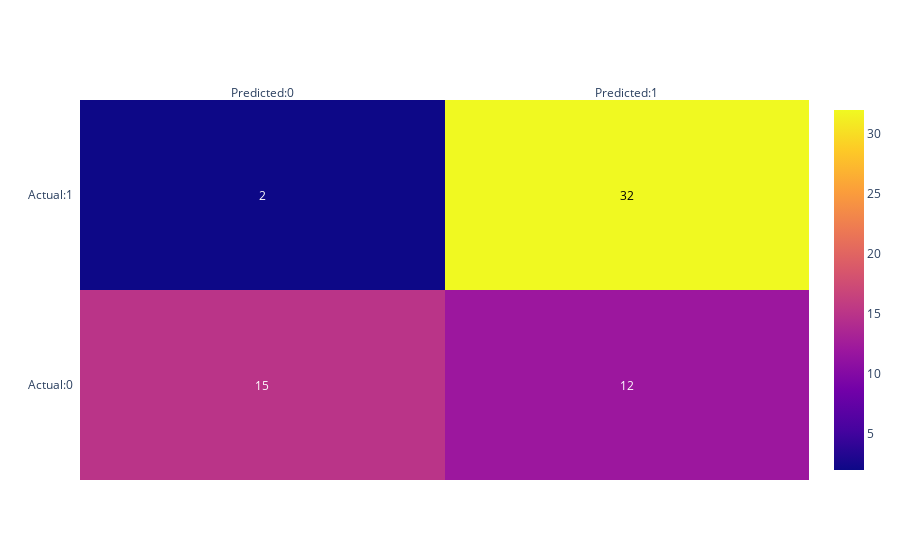

The code cell stored with this chart in its notebook:
### Code cell
pred_test = list(map(round, yhat_test))
conf = confusion_matrix(y_test, pred_test)
conf_matrix=pd.DataFrame(data=conf,columns=['Predicted:0','Predicted:1'],index=['Actual:0','Actual:1'])
fig = ff.create_annotated_heatmap(conf, x=['Predicted:0','Predicted:1'],y= ['Actual:0','Actual:1'],showscale=True)
fig.show()
print("test accuracy:",accuracy_score(y_test,pred_test))
print("TPR:", recall_score(y_test,pred_test), " FPR:", 1-recall_score(y_test,pred_test))

### Figure 1 — Plotly figure (JSON) as saved in the notebook; plotly's stock layout.template omitted (floating-point values rounded to 4 significant figures)
{"data": [{"colorscale": [[0, "#0d0887"], [0.1111, "#46039f"], [0.2222, "#7201a8"], [0.3333, "#9c179e"], [0.4444, "#bd3786"], [0.5556, "#d8576b"], [0.6667, "#ed7953"], [0.7778, "#fb9f3a"], [0.8889, "#fdca26"], [1, "#f0f921"]], "reversescale": false, "showscale": true, "type": "heatmap", "x": ["Predicted:0", "Predicted:1"], "y": ["Actual:0", "Actual:1"], "z": [[15, 12], [2, 32]]}], "layout": {"annotations": [{"font": {"color": "#FFFFFF"}, "showarrow": false, "text": "15", "x": "Predicted:0", "xref": "x", "y": "Actual:0", "yref": "y"}, {"font": {"color": "#FFFFFF"}, "showarrow": false, "text": "12", "x": "Predicted:1", "xref": "x", "y": "Actual:0", "yref": "y"}, {"font": {"color": "#FFFFFF"}, "showarrow": false, "text": "2", "x": "Predicted:0", "xref": "x", "y": "Actual:1", "yref": "y"}, {"font": {"color": "#000000"}, "showarrow": false, "text": "32", "x": "Predicted:1", "xref": "x", "y": "Actual:1", "yref": "y"}], "xaxis": {"dtick": 1, "gridcolor": "rgb(0, 0, 0)", "side": "top", "ticks": ""}, "yaxis": {"dtick": 1, "ticks": "", "ticksuffix": "  "}}}
